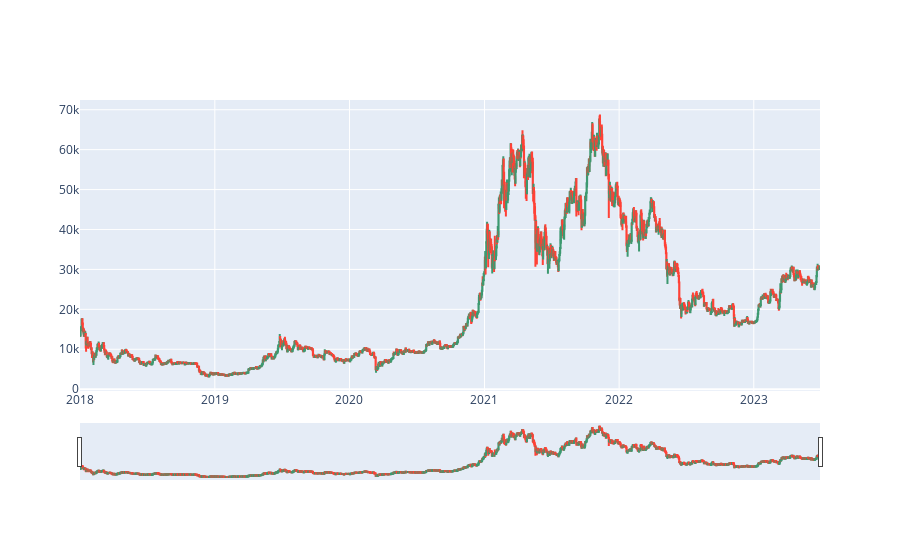

Source (notebook cell):
### Code cell
# Declarar la figura
fig = go.Figure()

fig.add_trace(go.Candlestick(x=data.Date,
                open=data['Open'],
                high=data['High'],
                low=data['Low'],
                close=data['Close'],
                name = 'Bitcoin Data'))

### Figure 1 — Plotly figure (JSON) as saved in the notebook; plotly's stock layout.template omitted (floating-point values rounded to 4 significant figures; data arrays with more than 128 entries replaced by an {"elided": "..."} marker saying what was removed)
{"data": [{"close": {"elided": "2006 float values"}, "high": {"elided": "2006 float values"}, "low": {"elided": "2006 float values"}, "name": "Bitcoin Data", "open": {"elided": "2006 float values"}, "type": "candlestick", "x": {"elided": "2006 str values"}}], "layout": {}}
